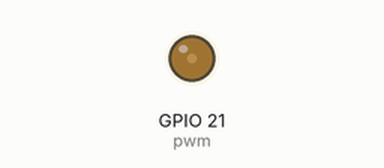
The program below on a simulated Raspberry Pi (BCM pin numbers). On the bench: output pins drawn as LEDs (lit = HIGH). At 2.0 s the program stops and its outputs stay as they are.

Above: at 0.1 s.
At 1.1 s:
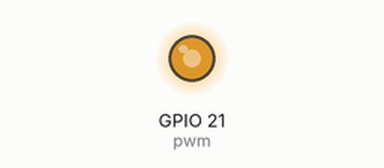
At 2.1 s:
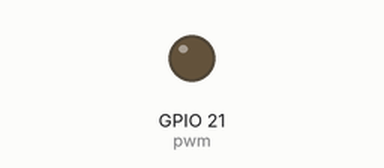
Timing chart, 0 to 3.5 s (numbered marks = the images above):
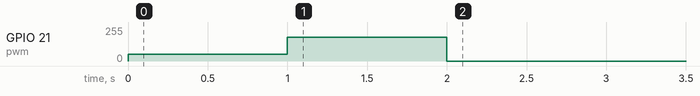

Measured:
- by itself, GPIO 21 (pwm): 0/255 → 51/255 at 0.00 s, → 179/255 1.0 s later, → 0/255 1.0 s later

The program:

led2.py
```python
import RPi.GPIO as GPIO # RPi をインポート
import time

# BOARD 番号で GPIO を設定
GPIO.setmode(GPIO.BCM)

# 21 番ピンを出力 (GPIO.OUT) に設定
GPIO.setup(21, GPIO.OUT)

# 21 番ピンを pwm として 1000Hz で動作させる
pwm = GPIO.PWM(21, 1000)

# デューティ比 20 でスタート
pwm.start(20)
time.sleep(1) # 1 秒待つ

# デューティ比を 70 に変更
pwm.ChangeDutyCycle(70)
time.sleep(1) # 1 秒待つ

# PWM 出力を停止する
pwm.stop()

# GPIO の終了処理
GPIO.cleanup()
```
